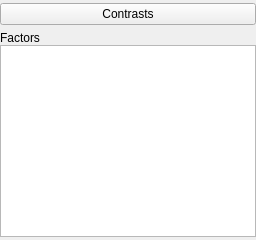
    <widget class="QWidget" name="widget_14" native="true">
     <layout class="QVBoxLayout" name="verticalLayout_5">
      <property name="leftMargin">
       <number>0</number>
      </property>
      <property name="topMargin">
       <number>3</number>
      </property>
      <property name="rightMargin">
       <number>0</number>
      </property>
      <property name="bottomMargin">
       <number>3</number>
      </property>
      <item>
       <widget class="ExpanderButton" name="expanderContrasts">
        <property name="sizePolicy">
         <sizepolicy hsizetype="Expanding" vsizetype="Fixed">
          <horstretch>0</horstretch>
          <verstretch>0</verstretch>
         </sizepolicy>
        </property>
        <property name="text">
         <string>Contrasts</string>
        </property>
       </widget>
      </item>
      <item>
       <widget class="QWidget" name="containerFactors" native="true">
        <layout class="QVBoxLayout" name="verticalLayout_4">
         <property name="spacing">
          <number>0</number>
         </property>
         <property name="leftMargin">
          <number>0</number>
         </property>
         <property name="topMargin">
          <number>0</number>
         </property>
         <property name="rightMargin">
          <number>0</number>
         </property>
         <property name="bottomMargin">
          <number>0</number>
         </property>
         <item>
          <widget class="QLabel" name="label_15">
           <property name="text">
            <string>Factors</string>
           </property>
          </widget>
         </item>
         <item>
          <widget class="BoundTableView" name="contrasts">
           <property name="minimumSize">
            <size>
             <width>0</width>
             <height>160</height>
            </size>
           </property>
           <property name="showGrid">
            <bool>false</bool>
           </property>
          </widget>
         </item>
        </layout>
       </widget>
      </item>
     </layout>
    </widget>
